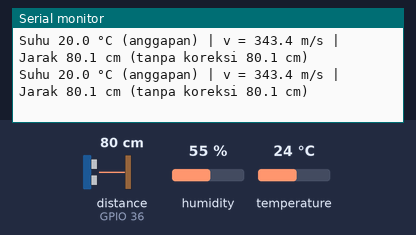
A sketch run on a simulated ESP32. Parts: the last lines printed to the serial monitor. Wiring (inferred from the names in the program): ultrasonic range finder: trigger GPIO 25; echo GPIO 36. The test bench sets the inputs (shaded band); at power-on: distance to the obstacle (sensor on GPIO 36) 80 cm, temperature 24 °C, humidity 55 %. The echo pulse lasts 58.3 µs per cm.

Above: at 1.8 s.
1.9 s: distance to the obstacle (sensor on GPIO 36) set to 2 cm
At 2.81 s:
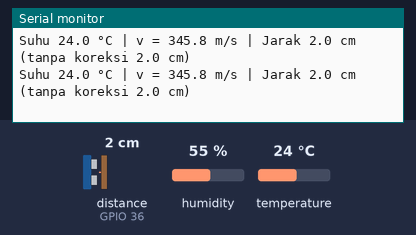
4.0 s: temperature set to 12 °C
At 4.81 s:
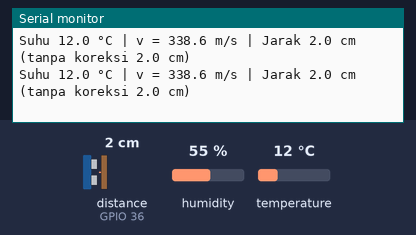
5.5 s: distance to the obstacle (sensor on GPIO 36) set to 4 cm
At 5.9 s:
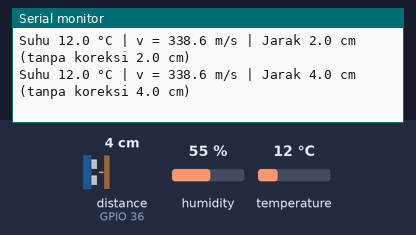
7.0 s: temperature set to 19 °C
At 7.9 s:
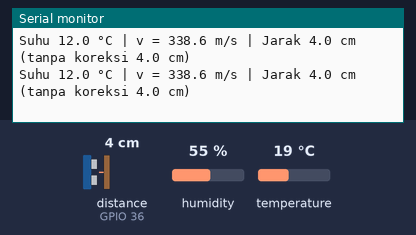
Timing chart, 0 to 9.5 s (numbered marks = the images above; inputs shaded):
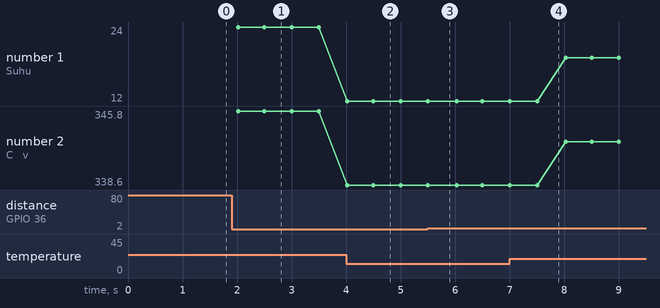

Measured:
- after the input at 1.9 s, the serial monitor: prints a new line after 0.12 s (image 1)
- after the input at 4.0 s, the serial monitor: prints a new line at once (image 2)
- after the input at 5.5 s, the serial monitor: prints a new line at once (image 3)
- plotted number 1: 24 → 12 after the input at 4.0 s, 12 → 19 after the input at 7.0 s
- plotted number 2: 345.8 → 338.6 after the input at 4.0 s, 338.6 → 342.8 after the input at 7.0 s

The sketch:

p2_koreksi_suhu.ino
```cpp
/*
 * BAB 30 - Program 2: Jarak dengan Koreksi Suhu
 * Suhu udara dari DHT11 dipakai untuk menghitung kecepatan suara,
 * lalu jarak terkoreksi dibandingkan dengan jarak tanpa koreksi (20 °C).
 *
 * Rangkaian:
 *   Tr  (header hijau) → IO25   (lepas dulu kabel SW2 → 25)
 *   Ec  (header hijau) → pembagi tegangan 1 kΩ + 2 kΩ → IO36 (VP)
 *   DHT (header hijau) → IO27
 *
 * Library: DHT sensor library by Adafruit (+ Adafruit Unified Sensor)
 */

#include <DHT.h>

#define PIN_TRIG 25
#define PIN_ECHO 36
#define DHT_PIN  27
#define DHT_TYPE DHT11

const unsigned long BATAS_TUNGGU_US = 30000;  // 30 ms

DHT dht(DHT_PIN, DHT_TYPE);

// Timer serbaguna dari BAB 16
struct Timer {
  unsigned long interval;   // ms
  unsigned long waktuLalu;  // hasil millis() saat terakhir dijalankan

  // Mengembalikan true kalau sudah waktunya, lalu mencatat waktunya
  bool sudahWaktunya(unsigned long sekarang) {
    if (sekarang - waktuLalu >= interval) {
      waktuLalu = sekarang;
      return true;
    }
    return false;
  }
};

Timer timerSuhu  = {2000, 0};  // baca DHT11 setiap 2 detik (jangan kurang dari 2000)
Timer timerJarak = {500, 0};   // ukur jarak setiap 500 ms

float suhuUdara = 20.0;        // °C; dipakai 20 °C sampai DHT11 berhasil dibaca
bool suhuDariSensor = false;   // true setelah DHT11 pernah berhasil dibaca

// Kecepatan suara (m/s) pada suhu tertentu (°C), rumus pendekatan
float kecepatanSuara(float suhuC) {
  return 331.3 + 0.606 * suhuC;
}

unsigned long ukurEchoUs() {
  digitalWrite(PIN_TRIG, LOW);
  delayMicroseconds(2);
  digitalWrite(PIN_TRIG, HIGH);
  delayMicroseconds(10);
  digitalWrite(PIN_TRIG, LOW);
  return pulseIn(PIN_ECHO, HIGH, BATAS_TUNGGU_US);
}

void bacaSuhu() {
  dht.read(true);                   // paksa membaca sensor sekarang (±25 ms)
  float t = dht.readTemperature();  // ambil suhu dari bacaan barusan
  if (isnan(t)) {
    Serial.println("Gagal membaca DHT11, suhu sebelumnya tetap dipakai");
    return;
  }
  suhuUdara = t;
  suhuDariSensor = true;
}

void ukurJarak() {
  unsigned long durasi = ukurEchoUs();
  if (durasi == 0) {
    Serial.println("Tidak ada pantulan");
    return;
  }

  // m/s → cm/µs: kali 100 (m → cm), bagi 1.000.000 (s → µs) = bagi 10.000
  float v = kecepatanSuara(suhuUdara);
  float jarakKoreksi = durasi * (v / 10000.0) / 2;
  float jarak20C = durasi * (kecepatanSuara(20.0) / 10000.0) / 2;

  Serial.printf("Suhu %.1f °C%s | v = %.1f m/s | Jarak %.1f cm (tanpa koreksi %.1f cm)\n",
                suhuUdara, suhuDariSensor ? "" : " (anggapan)", v, jarakKoreksi, jarak20C);
}

void setup() {
  Serial.begin(115200);
  pinMode(PIN_TRIG, OUTPUT);
  digitalWrite(PIN_TRIG, LOW);
  pinMode(PIN_ECHO, INPUT);
  dht.begin();
  Serial.println("BAB 30 - Program 2: Jarak dengan Koreksi Suhu");
}

void loop() {
  unsigned long sekarang = millis();

  // Tugas 1: perbarui suhu udara setiap 2 detik
  if (timerSuhu.sudahWaktunya(sekarang)) {
    bacaSuhu();
  }

  // Tugas 2: ukur jarak setiap 500 ms
  if (timerJarak.sudahWaktunya(sekarang)) {
    ukurJarak();
  }
}
```
